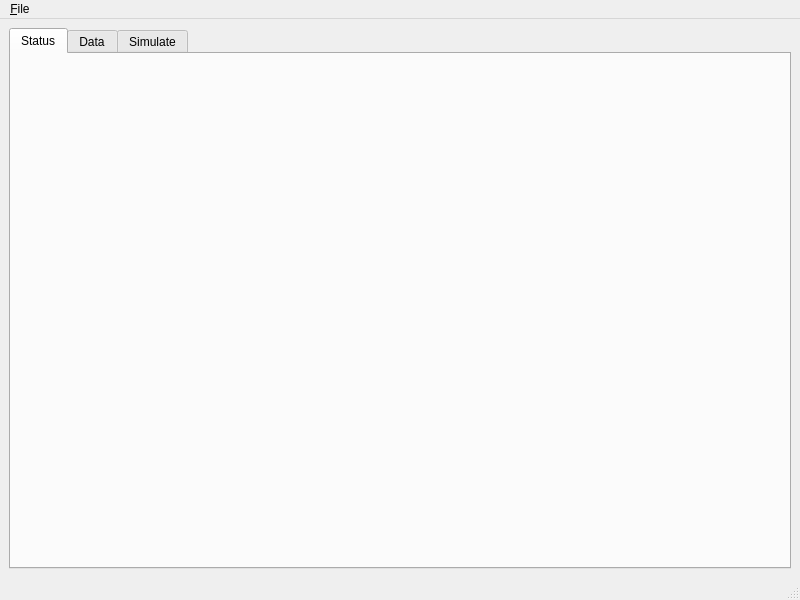
<?xml version="1.0" encoding="UTF-8"?>
<ui version="4.0">
 <class>MainWindow</class>
 <widget class="QMainWindow" name="MainWindow">
  <property name="geometry">
   <rect>
    <x>0</x>
    <y>0</y>
    <width>800</width>
    <height>600</height>
   </rect>
  </property>
  <property name="windowTitle">
   <string>MainWindow</string>
  </property>
  <widget class="QWidget" name="centralwidget">
   <layout class="QHBoxLayout" name="horizontalLayout">
    <item>
     <widget class="QTabWidget" name="tabWidget">
      <property name="currentIndex">
       <number>0</number>
      </property>
      <widget class="QWidget" name="tabStatus">
       <property name="sizePolicy">
        <sizepolicy hsizetype="Preferred" vsizetype="Preferred">
         <horstretch>0</horstretch>
         <verstretch>0</verstretch>
        </sizepolicy>
       </property>
       <attribute name="title">
        <string>Status</string>
       </attribute>
       <layout class="QHBoxLayout" name="layoutStatus"/>
      </widget>
      <widget class="QWidget" name="tabData">
       <attribute name="title">
        <string>Data</string>
       </attribute>
       <layout class="QHBoxLayout" name="horizontalLayout_3">
        <item>
         <widget class="QTableView" name="tableView"/>
        </item>
       </layout>
      </widget>
      <widget class="QWidget" name="tabSimulate">
       <attribute name="title">
        <string>Simulate</string>
       </attribute>
       <layout class="QHBoxLayout" name="horizontalLayout_4"/>
      </widget>
     </widget>
    </item>
   </layout>
  </widget>
  <widget class="QMenuBar" name="menubar">
   <property name="geometry">
    <rect>
     <x>0</x>
     <y>0</y>
     <width>800</width>
     <height>30</height>
    </rect>
   </property>
   <widget class="QMenu" name="menu_File">
    <property name="title">
     <string>&amp;File</string>
    </property>
   </widget>
   <addaction name="menu_File"/>
  </widget>
  <widget class="QStatusBar" name="statusbar"/>
 </widget>
 <resources/>
 <connections/>
</ui>
